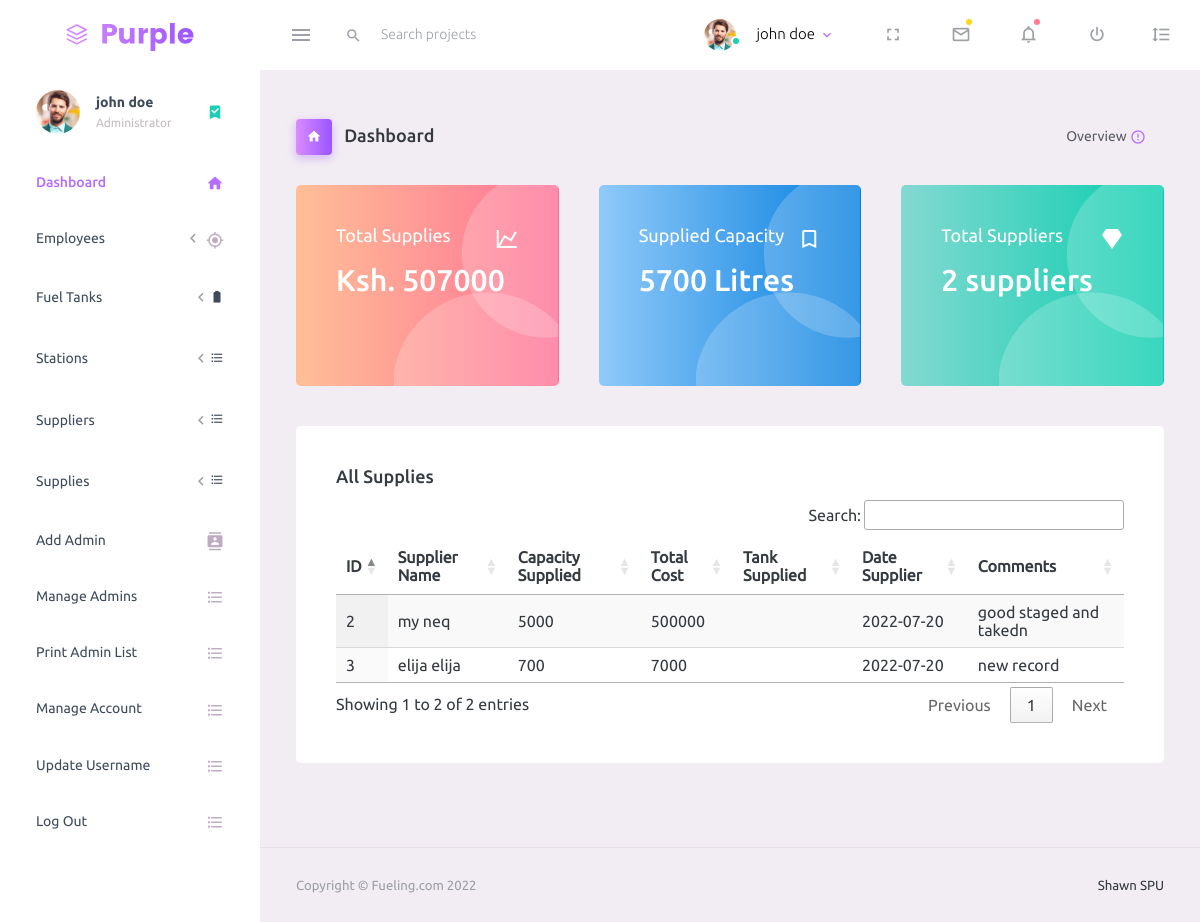
/admin/dashboard.php (signed in), run on the app's committed database.
### tables this page shows
CREATE TABLE `supplies` (
  `supply_id` int NOT NULL,
  `supply_supplier_id` int DEFAULT NULL,
  `supply_capacity` varchar(50) NOT NULL,
  `supply_total_cost` varchar(50) NOT NULL,
  `supply_fuel_tank_id` int NOT NULL,
  `supply_date` varchar(50) NOT NULL,
  `supply_comments` varchar(500) NOT NULL
);

CREATE TABLE `suppliers` (
  `supplier_id` int NOT NULL,
  `supplier_name` varchar(50) NOT NULL,
  `supplier_company` varchar(50) NOT NULL,
  `supplier_email` varchar(50) NOT NULL,
  `supplier_phone_number` varchar(50) NOT NULL
);

### admin/dashboard.php (the view, shortened to what the rows shown need)
<?php
require'admin-account.php';
?>
<!DOCTYPE html>
<html lang="en">
<head>
    <link rel="stylesheet" href="assets/vendors/mdi/css/materialdesignicons.min.css">
    <link rel="stylesheet" href="assets/vendors/css/vendor.bundle.base.css">
    <link rel="stylesheet" href="assets/css/style.css">
    <link rel="stylesheet" href="https://cdn.datatables.net/1.12.1/css/jquery.dataTables.min.css">
    <link rel="stylesheet" href="https://cdn.datatables.net/buttons/2.2.3/css/buttons.dataTables.min.css">
</head>
<body>
    <div class="container-scroller">
        <?php include 'topbar.php'; ?>
        <div class="container-fluid page-body-wrapper">
            <?php include 'sidebar.php'; ?>
            <div class="main-panel">
                <div class="content-wrapper">
                    <div class="row">
                        <div class="col-md-4 stretch-card grid-margin">
                            <div class="card bg-gradient-danger card-img-holder text-white">
                                <div class="card-body">
                                    <?php
                                    include '../db-conection.php';
                                    $bookingplans = "SELECT * FROM `supplies`";
                                    $querybookingsplans = mysqli_query($conn, $bookingplans);
                                    $bookingsplansrows = mysqli_num_rows($querybookingsplans);
                                    if ($bookingsplansrows >= 1) {
                                        $totalcost = 0;
                                        $supplycapacity = 0;
                                        while ($fetch  = mysqli_fetch_assoc($querybookingsplans)) {
                                            $cost = $fetch['supply_total_cost'];
                                            $suppliedcapacity = $fetch['supply_capacity'];
                                            $totalcost = $totalcost + $cost;
                                            $supplycapacity = $supplycapacity + $suppliedcapacity;
                                        }
                                    } echo "<h2 class='mb-5'>Ksh. $totalcost</h2>";
                                    ?>
                                </div>
                            </div>
                        </div>
                        <div class="col-md-4 stretch-card grid-margin">
                            <div class="card bg-gradient-info card-img-holder text-white">
                                <div class="card-body">
                                    <h2 class="mb-5"><?php echo $supplycapacity; ?> Litres</h2>
                                </div>
                            </div>
                        </div>
                        <div class="col-md-4 stretch-card grid-margin">
                            <div class="card bg-gradient-success card-img-holder text-white">
                                <div class="card-body">
                                    <?php
                                    include '../db-conection.php';
                                    $bookingplans = "SELECT * FROM `suppliers`";
                                    $querybookingsplans = mysqli_query($conn, $bookingplans);
                                    $bookingsplansrows = mysqli_num_rows($querybookingsplans);
                                    echo "<h2 class='mb-5'>$bookingsplansrows suppliers</h2>";
                                    ?>
                                </div>
                            </div>
                        </div>
                    </div>
                    <div class="row">
                        <div class="col-12 grid-margin">
                            <div class="card">
                                <div class="card-body">
                                    <div class="table-responsive">
                                        <table id="example" class="display" style="width:100%">
                                            <thead>
                                                <tr>
                                                    <th> ID </th>
                                                    <th> Supplier Name </th>
                                                    <th> Capacity Supplied </th>
                                                    <th> Total Cost </th>
                                                    <th> Tank Supplied </th>
                                                    <th>Date Supplier</th>
                                                    <th>Comments</th>
                                                </tr>
                                            </thead>
                                            <tbody>
                                                <?php
                                                include '../db-conection.php';
                                                $bookingplans = "SELECT * FROM `supplies`";
                                                $querybookingsplans = mysqli_query($conn, $bookingplans);
                                                $bookingsplansrows = mysqli_num_rows($querybookingsplans);
                                                if ($bookingsplansrows >= 1) {
                                                    while ($fetch  = mysqli_fetch_assoc($querybookingsplans)) {
                                                        $id = $fetch['supply_id'];
                                                        $supplierid = $fetch['supply_supplier_id'];
                                                        $capacity = $fetch['supply_capacity'];
                                                        $tankid = $fetch['supply_fuel_tank_id'];
                                                        $cost = $fetch['supply_total_cost'];
                                                        $date = $fetch['supply_date'];
                                                        $comments = $fetch['supply_comments'];
                                                        $checktank = "SELECT * FROM `fuel_tank` WHERE `fuel_tank_id` = '$tankid'";
                                                        $querytank = mysqli_query($conn, $checktank);
                                                        $fetchtank = mysqli_num_rows($querytank);
                                                        if ($fetchtank > 0) {
                                                            while ($fetchtank = mysqli_fetch_assoc($querytank)) {
                                                                $tankname = $fetchtank['fuel_tank_name'];
                                                            }
                                                        }
                                                        $checksupplier = "SELECT * FROM `suppliers` WHERE `supplier_id` = '$supplierid'";
                                                        $querysupplier = mysqli_query($conn, $checksupplier);
                                                        $fetchsupplier = mysqli_num_rows($querysupplier);
                                                        if ($fetchsupplier > 0) {
                                                            while ($fetchtank = mysqli_fetch_assoc($querysupplier)) {
                                                                $suppliername = $fetchtank['supplier_name'];
                                                            }
                                                        }
                                                        echo "
                                                            <tr>
                                                                <td>$id</td>
                                                                <td>$suppliername</td>
                                                                <td>$capacity</td>
                                                                <td>$cost</td>
                                                                <td>$tankname</td>
                                                                <td>$date</td>
                                                                <td>$comments</td>
                                </tr>";
                                                    }
                                                }
                                                ?>
                                            </tbody>
                                        </table>
                                    </div>
                                </div>
                            </div>
                        </div>
                    </div>
                </div>
            </div>
        </div>
    </div>
</body>
</html>

### admin/topbar.php (shortened to what the rows shown need)
<nav class="navbar default-layout-navbar col-lg-12 col-12 p-0 fixed-top d-flex flex-row">
    <div class="navbar-menu-wrapper d-flex align-items-stretch">
        <ul class="navbar-nav navbar-nav-right">
            <li class="nav-item nav-profile dropdown">
                <a class="nav-link dropdown-toggle" id="profileDropdown" href="#" data-toggle="dropdown"
                    aria-expanded="false">
                    <div class="nav-profile-text">
                        <p class="mb-1 text-black"><?php echo $globalmembername; ?></p>
                    </div>
                </a>
            </li>
        </ul>
    </div>
</nav>

### admin/sidebar.php (shortened to what the rows shown need)
<nav class="sidebar sidebar-offcanvas" id="sidebar">
    <ul class="nav">
        <li class="nav-item nav-profile">
            <a href="#" class="nav-link">
                <div class="nav-profile-text d-flex flex-column">
                    <span class="font-weight-bold mb-2"><?php echo $globalmembername; ?></span>
                    <span class="text-secondary text-small">Administrator</span>
                </div>
            </a>
        </li>
    </ul>
</nav>

### data on the page
supplies: supply_id "2", supply_supplier.supplier_name "my neq", supply_capacity "5000", supply_total_cost "500000", supply_date "2022-07-20", supply_comments "good staged and takedn"
supplies: supply_id "3", supply_supplier.supplier_name "elija elija", supply_capacity "700", supply_total_cost "7000", supply_date "2022-07-20", supply_comments "new record"

### other printed values
$globalmembername "john doe"
$supplycapacity "5700"
$bookingsplansrows "2"
